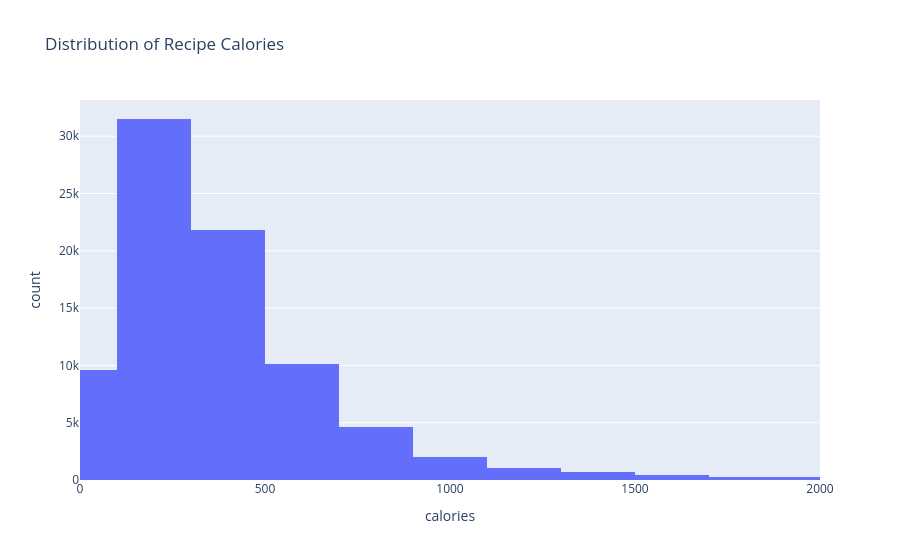

The notebook cell this image was saved under:
### Markdown cell above
### Univariate Analysis

### Code cell
# Plot distribution of calories
print(recipes[recipes['calories'] < 1000].shape[0] / recipes.shape[0])
fig = px.histogram(recipes, x='calories', title='Distribution of Recipe Calories', nbins=250)
fig.update_xaxes(range=[0, 2000])
fig.show()

# Save Graph
fig.write_html('assets/uni-calories.html', include_plotlyjs='cdn')

# Describe summary statistics on the 'calories' column
recipes['calories'].describe()

### Figure 1 — Plotly figure (JSON) as saved in the notebook; plotly's stock layout.template omitted (floating-point values rounded to 4 significant figures; data arrays with more than 128 entries replaced by an {"elided": "..."} marker saying what was removed)
{"data": [{"bingroup": "x", "hovertemplate": "calories=%{x}<br>count=%{y}<extra></extra>", "legendgroup": "", "marker": {"color": "#636efa", "pattern": {"shape": ""}}, "name": "", "nbinsx": 250, "orientation": "v", "showlegend": false, "type": "histogram", "x": {"elided": "83782 float values"}, "xaxis": "x", "yaxis": "y"}], "layout": {"barmode": "relative", "legend": {"tracegroupgap": 0}, "title": {"text": "Distribution of Recipe Calories"}, "xaxis": {"anchor": "y", "domain": [0, 1], "range": [0, 2000], "title": {"text": "calories"}}, "yaxis": {"anchor": "x", "domain": [0, 1], "title": {"text": "count"}}}}
